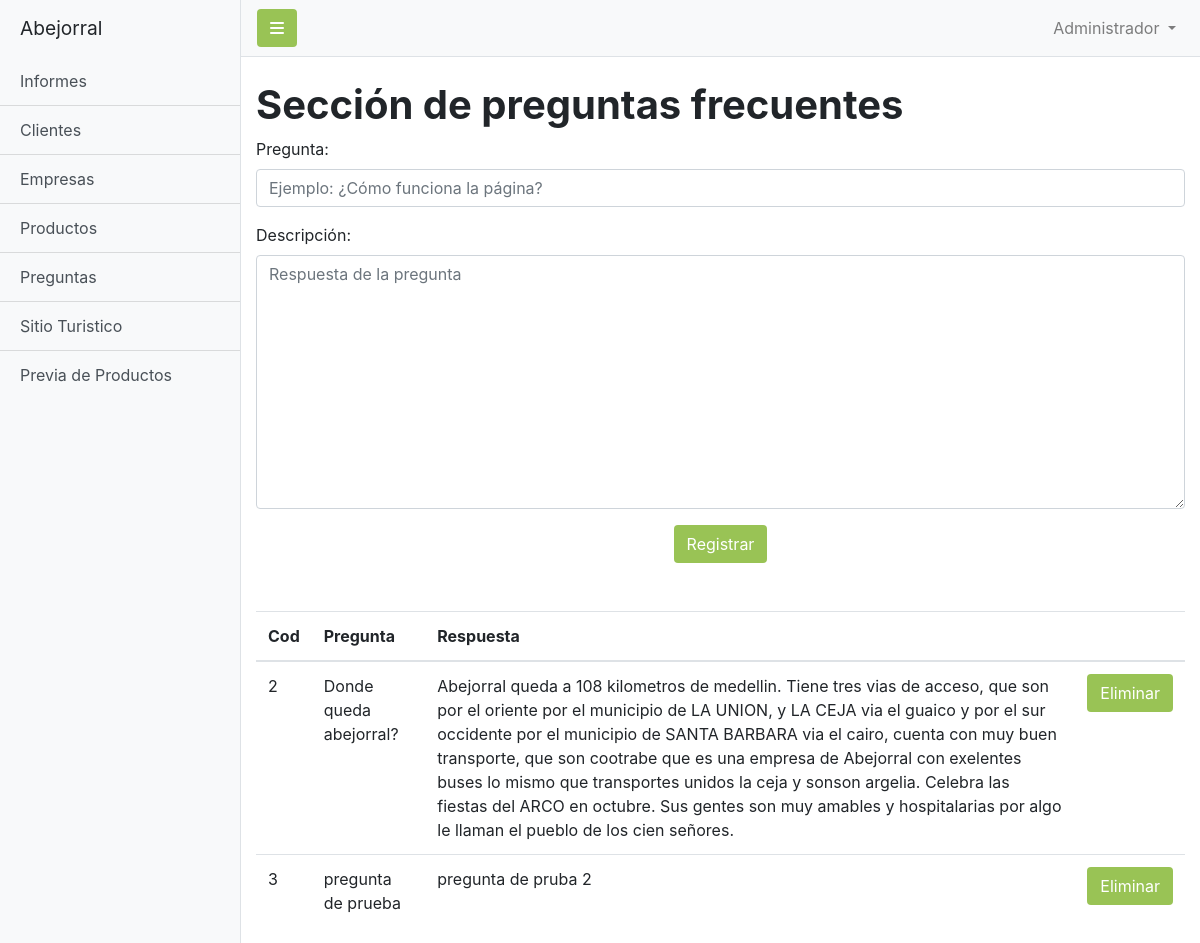
The app's page /admin/preguntas.php (signed in) with its own data.
### tables this page shows
CREATE TABLE `tblpreguntas` (
  `cod_pregunta` int(11) NOT NULL,
  `Pregunta` varchar(500) NOT NULL,
  `Respuesta` varchar(2000) NOT NULL
);

### admin/preguntas.php (the view, shortened to what this page needs)
<?php
include '../conexion/conexion.php';
?>
<!DOCTYPE html>
<html lang="en">
    <head>
        <link rel="stylesheet" href="https://cdn.jsdelivr.net/npm/bootstrap@4.5.3/dist/css/bootstrap.min.css">
        <link href="simple-sidebar.css" rel="stylesheet">
        <link href="../css/style.css" rel="stylesheet">
    </head>
    <body>
        <div class="d-flex" id="wrapper">
            <div class="bg-light border-right" id="sidebar-wrapper">
                <div class="sidebar-heading">Abejorral
                </div>
                <div class="list-group list-group-flush">
                    <a href="Informes.php" class="list-group-item list-group-item-action bg-light">Informes</a>
                    <a href="clientes.php" class="list-group-item list-group-item-action bg-light">Clientes</a>
                    <a href="empresas.php" class="list-group-item list-group-item-action bg-light">Empresas</a>
                    <a href="productos.php" class="list-group-item list-group-item-action bg-light">Productos</a>
                    <a href="preguntas.php" class="list-group-item list-group-item-action bg-light">Preguntas</a>
                    <a href="sitio.php" class="list-group-item list-group-item-action bg-light">Sitio Turistico</a>
                    <a href="previa_productos.php" class="list-group-item list-group-item-action bg-light">Previa de Productos</a>
                </div>
            </div>
            <div id="page-content-wrapper">
                <nav class="navbar navbar-expand-lg navbar-light bg-light border-bottom">
                    <button class="btn btn-admin toggled" id="menu-toggle"><i class="fas fa-bars"></i></button>
                    <div class="collapse navbar-collapse" id="navbarSupportedContent">
                        <ul class="navbar-nav ml-auto mt-2 mt-lg-0">
                            <li class="nav-item dropdown">
                                <a
                                    class="nav-link dropdown-toggle"
                                    href="#"
                                    id="navbarDropdown"
                                    role="button"
                                    data-toggle="dropdown"
                                    aria-haspopup="true"
                                    aria-expanded="false">
                                    Administrador
                                </a>
                            </li>
                        </ul>
                    </div>
                </nav>
                <div class="container-fluid">
                    <h1 class="mt-4">Sección de preguntas frecuentes</h1>
                    <form action="controlador/insertar_pregunta.php" name="add_form" method="post">
                        <div class="form-group">
                            <label>Pregunta:</label>
                                <input type="text" id="pregunta" name="pregunta" class="form-control" placeholder="Ejemplo: ¿Cómo funciona la página?" required>
                        </div>
                        <div class="form-group">
                            <label> Descripción:</label>
                                <textarea id="respuesta" name="respuesta" class="form-control" cols="30" rows="10" placeholder="Respuesta de la pregunta" required></textarea>
                        </div>
                        <div class="form-group text-center mb-5">
                            <button type="submit" class="btn btn-admin">Registrar</button>
                        </div>
                    </form>
                    <div class="mt-4">
                        <table class="table table-hover">
                            <thead class="thead">
                                <th>Cod</th>
                                <th>Pregunta</th>
                                <th>Respuesta</th>
                                <th></th>
                            </thead>
                            <?php
                            $sel = $conn ->query("SELECT * FROM tblpreguntas ");
                            while ($fila = $sel -> fetch_assoc()) {
                            ?>
                            <tr>
                                <td><?php echo $fila['cod_pregunta'] ?></td>
                                <td><?php echo $fila['Pregunta'] ?></td>
                                <td><?php echo $fila['Respuesta'] ?></td>
                                <td><a href="#" onclick="preguntar(<?php echo $fila['cod_pregunta']?>)"><button class="btn btn-admin">Eliminar</button></a></td>
                            </tr>
                            <?php } ?>
                        </table>
                        </div>
                    </div>
            </div>
        </div>
    </body>
</html>

### admin/simple-sidebar.css (style rules this page uses)
#wrapper { overflow-x: hidden; }
#sidebar-wrapper { min-height: 100vh; margin-left: -15rem; -webkit-transition: margin .25s ease-out; -moz-transition: margin .25s ease-out; -o-transition: margin .25s ease-out; transition: margin .25s ease-out; }
#sidebar-wrapper .sidebar-heading { padding: 0.875rem 1.25rem; font-size: 1.2rem; }
#sidebar-wrapper .list-group { width: 15rem; }
#page-content-wrapper { min-width: 100vw; }
@media (min-width: 768px) { #sidebar-wrapper { margin-left: 0; } }
@media (min-width: 768px) { #page-content-wrapper { min-width: 0; width: 100%; } }

### css/style.css (style rules this page uses)
* { max-width: 100%; margin: 0; }
html { font-family: 'Ubuntu', sans-serif; }
body { font-size: 1rem; }
h1, h2, h3 { font-weight: 700; }
textarea { width: 100%; }
.btn-admin { background-color: #99C355; color: #fff; }

### records on screen
tblpreguntas: cod_pregunta "2", Pregunta "Donde queda abejorral?", Respuesta "Abejorral queda a 108 kilometros de medellin. Tiene tres vias de acceso, que son por el oriente por el municipio de LA UNION, y LA CEJA via el guaico y por el sur occidente por el municipio de SANTA BARBARA via el cairo, cuenta con muy buen transporte, que son cootrabe que es una empresa de Abejorral con exelentes buses lo mismo que transportes unidos la ceja y sonson argelia. Celebra las fiestas del ARCO en octubre. Sus gentes son muy amables y hospitalarias por algo le llaman el pueblo de los cien señores."
tblpreguntas: cod_pregunta "3", Pregunta "pregunta de prueba", Respuesta "pregunta de pruba 2"
